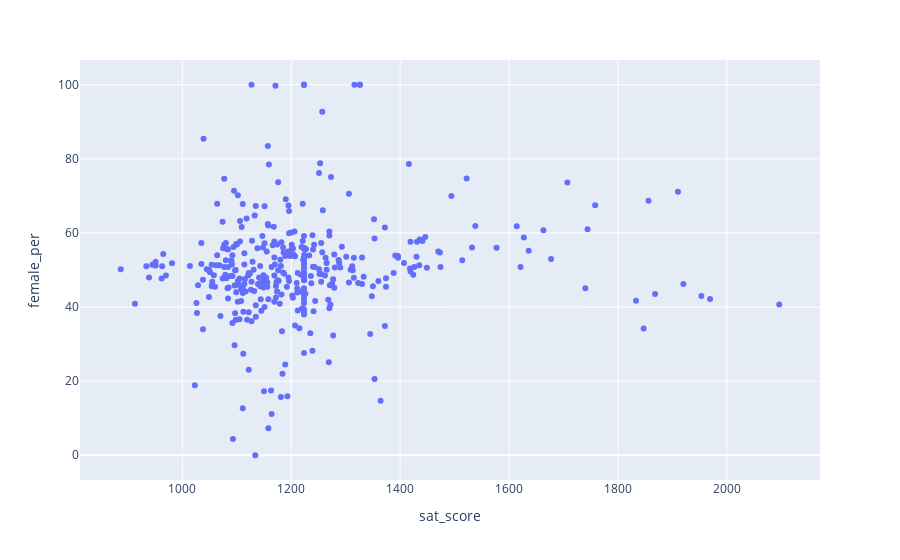

Notebook code cell kept with this figure:
### Markdown cell above
### <center> Investigation gender differences in SAT score.

### Code cell
px.scatter(combined, y=combined['female_per'], x=combined['sat_score'])

### Figure 1 — Plotly figure (JSON) as saved in the notebook; plotly's stock layout.template omitted (floating-point values rounded to 4 significant figures; data arrays with more than 128 entries replaced by an {"elided": "..."} marker saying what was removed)
{"data": [{"hovertemplate": "sat_score=%{x}<br>female_per=%{y}<extra></extra>", "legendgroup": "", "marker": {"color": "#636efa", "symbol": "circle"}, "mode": "markers", "name": "", "orientation": "v", "showlegend": false, "type": "scatter", "x": {"elided": "364 float values"}, "xaxis": "x", "y": {"elided": "364 float values"}, "yaxis": "y"}], "layout": {"legend": {"tracegroupgap": 0}, "margin": {"t": 60}, "xaxis": {"anchor": "y", "domain": [0, 1], "title": {"text": "sat_score"}}, "yaxis": {"anchor": "x", "domain": [0, 1], "title": {"text": "female_per"}}}}
